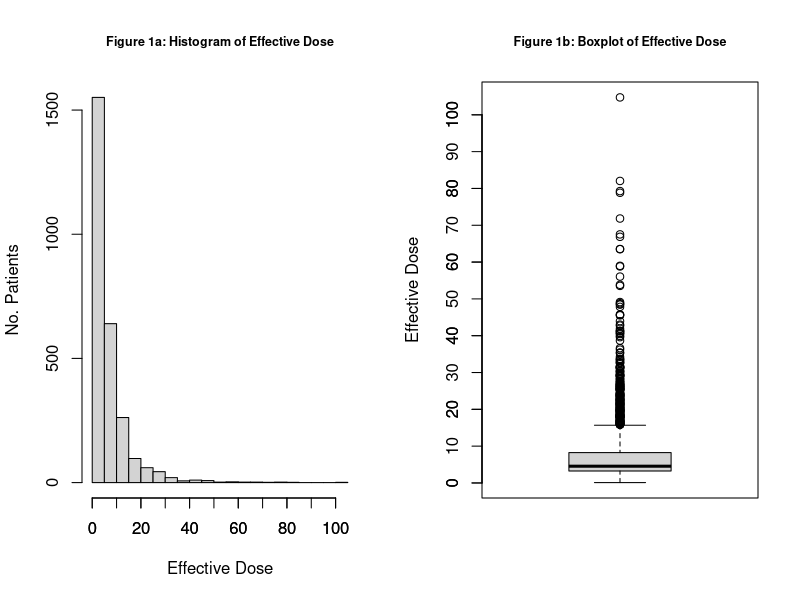
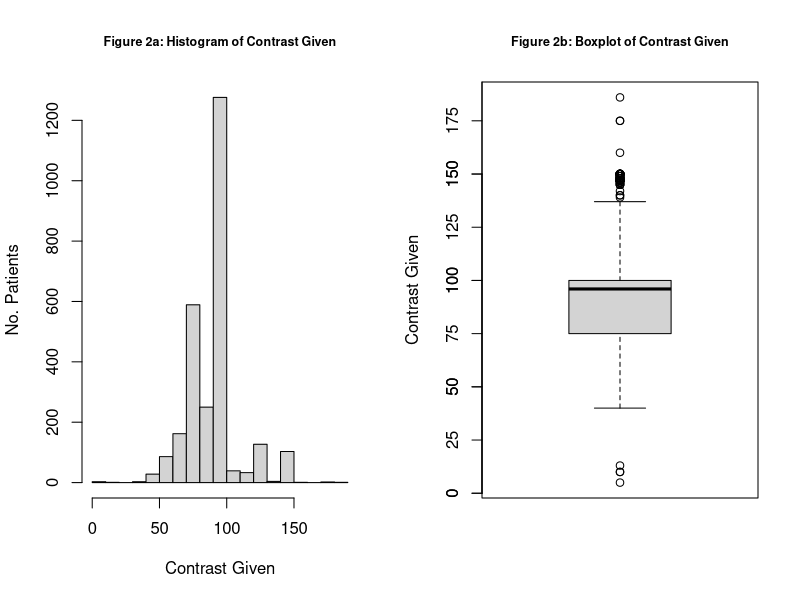
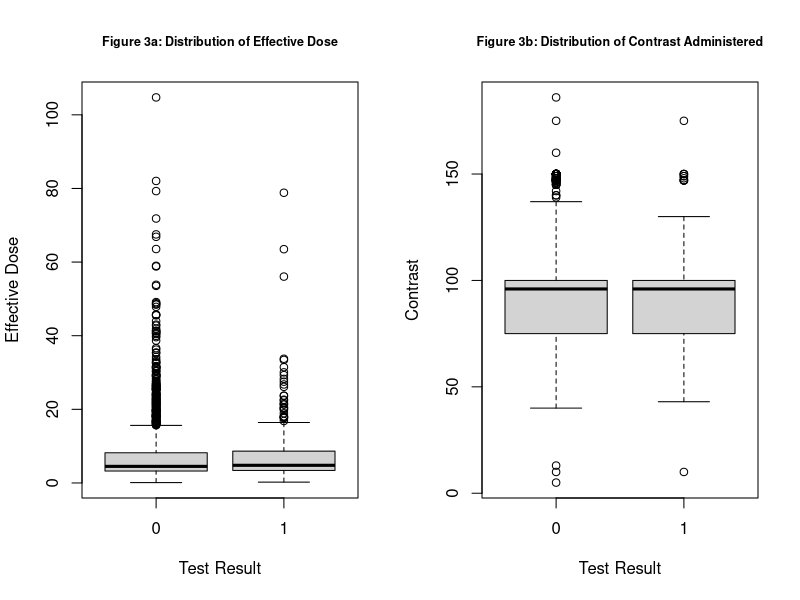

Here is the R script that generated these plots, in order:
## ---- chunk 1
knitr::opts_chunk$set(echo = FALSE, fig.pos = 'htb!')
## ---- chunk 2
PE <- read.csv("PE_clean.csv")
PE$Contrast.Given <- as.numeric(PE$Contrast.Given)
## ---- chunk 3
par(mfrow = c(1,2))
hist(PE$Eff.Dose, breaks = 20, main = "Figure 1a: Histogram of Effective Dose",
     xlab = "Effective Dose", ylab = "No. Patients", cex.main = 0.75)
axis(side = 1, at = seq(0,100,10))
boxplot(PE$Eff.Dose, main = "Figure 1b: Boxplot of Effective Dose", cex.main = 0.75, 
        ylab = "Effective Dose")
axis(side = 2, at = seq(0,100,10))
par(mfrow = c(1,1))

summary(PE$Eff.Dose)
## ---- chunk 4
par(mfrow = c(1,2))
hist(PE$Contrast.Given, breaks = 20, main = "Figure 2a: Histogram of Contrast Given",
     xlab = "Contrast Given", ylab = "No. Patients", cex.main = 0.75)
#axis(side = 1, at = seq(0,100,10))
boxplot(PE$Contrast.Given, main = "Figure 2b: Boxplot of Contrast Given", cex.main = 0.75, 
        ylab = "Contrast Given")
axis(side = 2, at = seq(0,200,25))
par(mfrow = c(1,1))
summary(PE$Contrast.Given)
## ---- chunk 5
PE$PE.Num <- ifelse(PE$Pulmonary.Embolism == "NO", 0, 1)
par(mfrow = c(1,2))
boxplot(PE$Eff.Dose~PE$PE.Num, main = "Figure 3a: Distribution of Effective Dose",
        xlab = "Test Result", ylab = "Effective Dose", cex.main = 0.75)
boxplot(PE$Contrast.Given~PE$PE.Num, main = "Figure 3b: Distribution of Contrast Administered",
        xlab = "Test Result", ylab = "Contrast", cex.main = 0.75)
par(mfrow = c(1,1))
